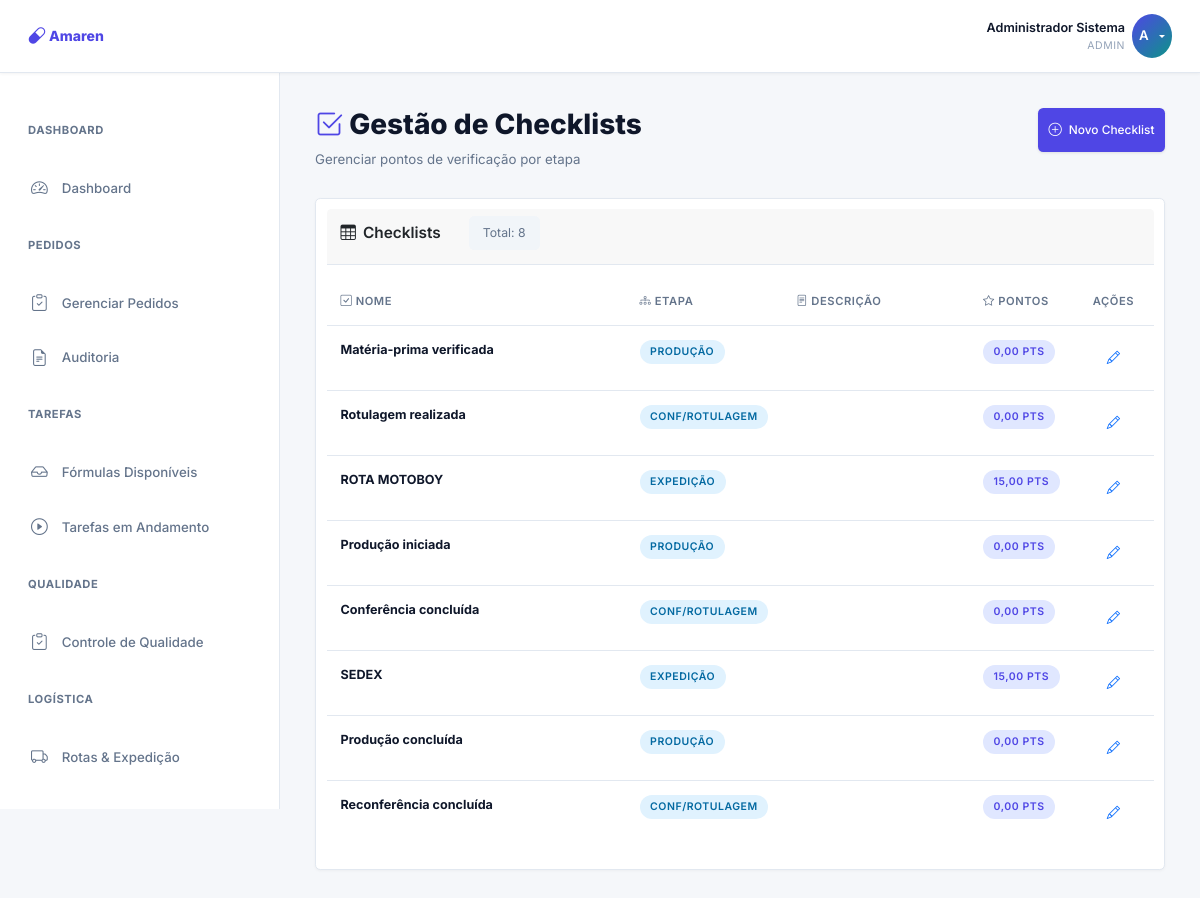
Page /workflow/checklists/ (signed in) on the earlier database version.
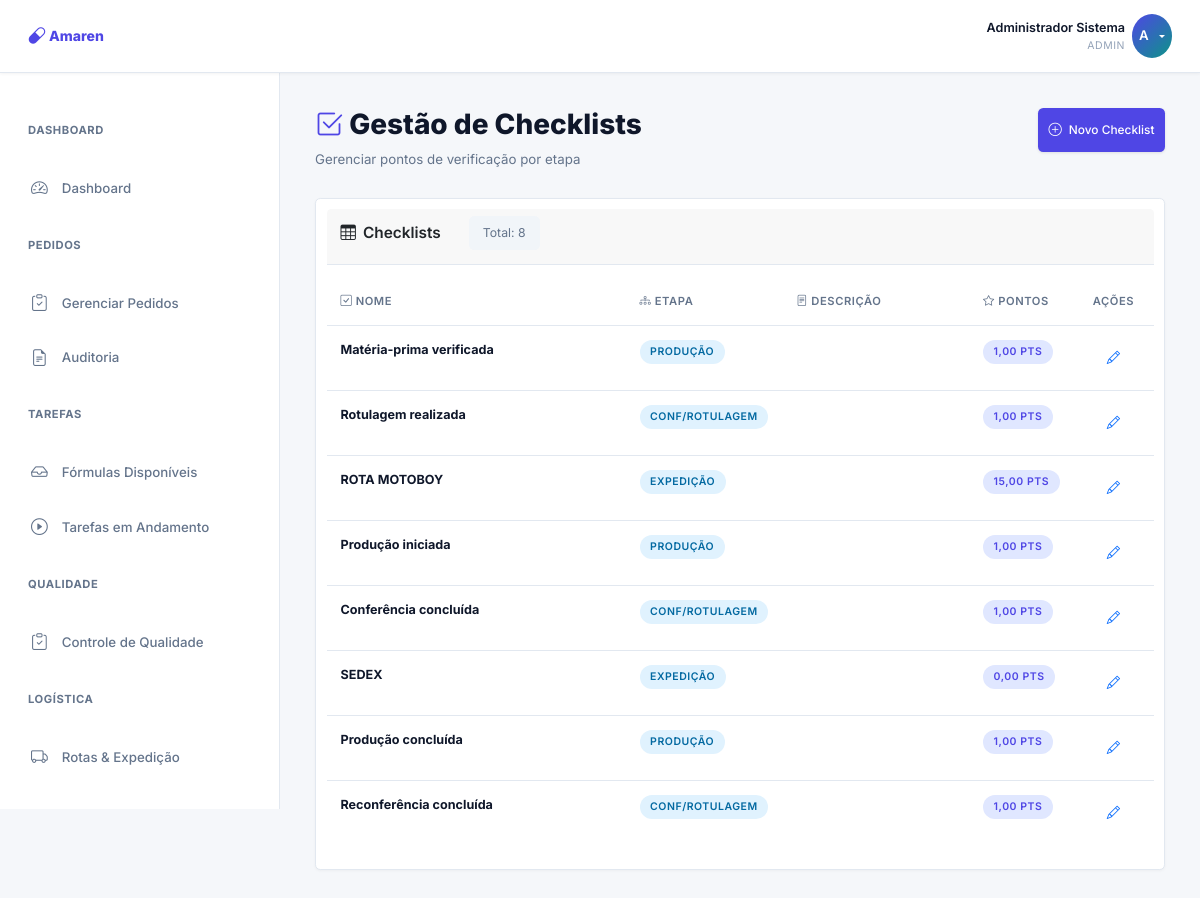
Same page on the later database version.
### core/models.py (models this page shows, shortened)
class Checklist(models.Model):
    etapa = models.ForeignKey(Etapa, on_delete=models.CASCADE, related_name='checklists')
    nome = models.CharField(max_length=200)
    descricao = models.TextField(blank=True)
    pontos_do_check = models.DecimalField(max_digits=10, decimal_places=2)
    obrigatorio = models.BooleanField(default=True)
    ativo = models.BooleanField(default=True)
    ordem = models.IntegerField(default=0)
    criado_em = models.DateTimeField(auto_now_add=True)
    class Meta:
        ordering = ['ordem', 'id']
        verbose_name = 'Checklist'
        verbose_name_plural = 'Checklists'

class Etapa(models.Model):
    nome = models.CharField(max_length=200)
    sequencia = models.IntegerField()
    ativa = models.BooleanField(default=True)
    se_gera_pontos = models.BooleanField(default=True)
    se_possui_checklists = models.BooleanField(default=False)
    se_possui_calculo_por_quantidade = models.BooleanField(default=False)
    pontos_fixos_etapa = models.DecimalField(
        max_digits=10,
        decimal_places=2,
        default=0,
        help_text='Pontos adicionados ao concluir a etapa (além dos checklists, se houver)'
    )
    criado_em = models.DateTimeField(auto_now_add=True)
    atualizado_em = models.DateTimeField(auto_now=True)
    class Meta:
        ordering = ['sequencia']
        verbose_name = 'Etapa'
        verbose_name_plural = 'Etapas'

### workflow/views.py (the view)
# urls.py: path('checklists/', views.lista_checklists, name='checklists'),
@login_required
def lista_checklists(request):
    if not check_admin_permission(request.user):
        messages.error(request, 'Acesso negado.')
        return redirect('dashboard:home')
    checklists = Checklist.objects.all().select_related('etapa')
    context = {
        'checklists': checklists,
    }
    return render(request, 'workflow/checklists.html', context)

### workflow/views.py (called while the page is built)
def check_admin_permission(user):
    return (user.groups.filter(name__in=['Superadmin', 'Gerente']).exists() or user.is_superuser)

### templates/workflow/checklists.html (shortened to what this page needs)
{% extends 'base.html' %}
{% block content %}
<div class="page-header">
    <div>
        <h1>
            <i class="bi bi-check2-square" style="color: #4f46e5;"></i> Gestão de Checklists
        </h1>
        <p>Gerenciar pontos de verificação por etapa</p>
    </div>
    <a href="/admin/core/checklist/add/" class="btn btn-primary">
        <i class="bi bi-plus-circle"></i> Novo Checklist
    </a>
</div>
<div class="card">
    <div class="card-header">
        <div class="card-header-flex">
            <h3 class="card-title" style="margin: 0;">
                <i class="bi bi-table"></i> Checklists
            </h3>
            <span class="badge-count">
                Total: {{ checklists|length }}
            </span>
        </div>
    </div>
    <div class="card-body p-0">
        <div class="table-wrapper">
            <table class="table">
                <thead>
                    <tr>
                        <th data-label="Nome"><i class="bi bi-check-square"></i> Nome</th>
                        <th style="width: 150px;" data-label="Etapa"><i class="bi bi-diagram-3"></i> Etapa</th>
                        <th data-label="Descrição"><i class="bi bi-file-text"></i> Descrição</th>
                        <th style="width: 100px;" data-label="Pontos"><i class="bi bi-star"></i> Pontos</th>
                        <th style="width: 80px; text-align: center;">Ações</th>
                    </tr>
                </thead>
                <tbody>
                    {% for checklist in checklists %}
                    <tr>
                        <td><strong>{{ checklist.nome }}</strong></td>
                        <td>
                            {% if checklist.etapa %}
                            <span class="badge" style="background: #e0f2fe; color: #0369a1;">{{ checklist.etapa.nome }}</span>
                            {% else %}
                            <span class="badge" style="background: #f3f4f6; color: #6b7280;">Sem etapa</span>
                            {% endif %}
                        </td>
                        <td><small>{{ checklist.descricao|truncatewords:20 }}</small></td>
                        <td>
                            <span class="badge" style="background: #e0e7ff; color: #4f46e5;">
                                {{ checklist.pontos_do_check }} pts
                            </span>
                        </td>
                        <td style="text-align: center;">
                            <a href="/admin/core/checklist/{{ checklist.id }}/change/" class="btn btn-sm btn-outline-primary" title="Editar checklist">
                                <i class="bi bi-pencil"></i>
                            </a>
                        </td>
                    </tr>
                    {% endfor %}
                </tbody>
            </table>
        </div>
    </div>
</div>
{% endblock %}

### templates/base.html (shortened to what this page needs)
{% load static %}
<!DOCTYPE html>
<html lang="pt-BR">
<head>
    <link href="https://cdn.jsdelivr.net/npm/bootstrap@5.3.0/dist/css/bootstrap.min.css" rel="stylesheet">
    <link rel="stylesheet" href="https://cdn.jsdelivr.net/npm/bootstrap-icons@1.11.0/font/bootstrap-icons.css">
    <link rel="stylesheet" href="{% static 'css/style.css' %}">
</head>
<body>
    {% if user.is_authenticated %}
        <nav class="navbar">
            <div class="navbar-brand">
                <i class="bi bi-capsule"></i> Amaren
            </div>
            <div class="user-menu">
                <div class="user-info">
                    <div class="user-name">{{ user.get_full_name|default:user.username }}</div>
                    <div class="user-role">
                        {% if user.is_superuser %}Admin
                        {% elif user.groups.all %}{{ user.groups.all|first }}
                        {% else %}Funcionário{% endif %}
                    </div>
                </div>
                <div class="dropdown">
                    <button class="user-avatar dropdown-toggle" data-dropdown="user-menu" title="Menu do usuário">
                        {{ user.first_name|first|upper }}
                    </button>
                </div>
            </div>
        </nav>
        <div class="layout">
            {% if user.is_superuser or user.groups.all.0.name == 'Superadmin' or user.groups.all.0.name == 'Gerente' %}
                <aside class="sidebar">
                    {% include 'includes/sidebar_gerente_admin.html' %}
                </aside>
            {% elif user.groups.all.0.name == 'Funcionário' %}
                <aside class="sidebar">
                    {% include 'includes/sidebar_funcionario.html' %}
                </aside>
            {% endif %}
            <main class="main-content">
                {% block content %}{% endblock %}
            </main>
        </div>
    {% else %}
        {% block login_content %}{% endblock %}
    {% endif %}
</body>
</html>

### templates/includes/sidebar_gerente_admin.html (shortened to what this page needs)
<div class="sidebar-title">Dashboard</div>
<ul style="list-style: none; padding: 0; margin: 0;">
    {% if user.is_superuser or user.groups.all.0.name == 'Superadmin' %}
        <li>
            <a class="sidebar-link {% if request.resolver_match.url_name == 'superadmin' %}active{% endif %}" href="{% url 'dashboard:superadmin' %}">
                <i class="bi bi-speedometer2"></i>
                <span>Dashboard</span>
            </a>
        </li>
    {% endif %}
</ul>
<div class="sidebar-title">Pedidos</div>
<ul style="list-style: none; padding: 0; margin: 0;">
    <li>
        <a class="sidebar-link {% if request.resolver_match.url_name == 'pedidos' %}active{% endif %}" href="{% url 'dashboard:pedidos' %}">
            <i class="bi bi-clipboard-check"></i>
            <span>Gerenciar Pedidos</span>
        </a>
    </li>
    {% if user.is_superuser or user.groups.all.0.name == 'Superadmin' %}
    <li>
        <a class="sidebar-link {% if request.resolver_match.url_name == 'auditoria' %}active{% endif %}" href="{% url 'dashboard:auditoria' %}">
            <i class="bi bi-file-earmark-text"></i>
            <span>Auditoria</span>
        </a>
    </li>
    {% endif %}
</ul>
<div class="sidebar-title">Tarefas</div>
<ul style="list-style: none; padding: 0; margin: 0;">
    <li>
        <a class="sidebar-link {% if request.resolver_match.url_name == 'formulas_disponiveis' %}active{% endif %}" href="{% url 'dashboard:formulas_disponiveis' %}">
            <i class="bi bi-inbox"></i>
            <span>Fórmulas Disponíveis</span>
        </a>
    </li>
    <li>
        <a class="sidebar-link {% if request.resolver_match.url_name == 'tarefas_em_andamento' %}active{% endif %}" href="{% url 'dashboard:tarefas_em_andamento' %}">
            <i class="bi bi-play-circle"></i>
            <span>Tarefas em Andamento</span>
        </a>
    </li>
</ul>
<div class="sidebar-title">Qualidade</div>
<ul style="list-style: none; padding: 0; margin: 0;">
    <li>
        <a class="sidebar-link {% if request.resolver_match.url_name == 'controle_qualidade' %}active{% endif %}" href="{% url 'dashboard:controle_qualidade' %}">
            <i class="bi bi-clipboard-check"></i>
            <span>Controle de Qualidade</span>
        </a>
    </li>
</ul>
<div class="sidebar-title">Logística</div>
<ul style="list-style: none; padding: 0; margin: 0;">
    <li>
        <a class="sidebar-link {% if request.resolver_match.url_name == 'rotas_unificada' %}active{% endif %}" href="{% url 'dashboard:rotas_unificada' %}">
            <i class="bi bi-truck"></i>
            <span>Rotas & Expedição</span>
        </a>
    </li>
</ul>
<div class="sidebar-title">Recursos Humanos</div>

### templates/workflow/checklists.html (style rules this page uses)
.page-header { margin-bottom: var(--spacing-lg); display: flex; flex-direction: column; gap: var(--spacing-md); }
@media (min-width: 768px) { .page-header { flex-direction: row; justify-content: space-between; align-items: flex-start; } }
.page-header h1 { font-size: 1.75rem; font-weight: 800; margin: 0; }
@media (min-width: 768px) { .page-header h1 { font-size: 2rem; } }
.page-header p { color: var(--text-secondary); margin: 0.5rem 0 0 0; font-size: 0.95rem; }
.card-header-flex { display: flex; flex-direction: column; gap: var(--spacing-md); justify-content: space-between; align-items: flex-start; }
@media (min-width: 640px) { .card-header-flex { flex-direction: row; gap: var(--spacing-lg); align-items: center; } }
.badge-count { color: var(--text-secondary); white-space: nowrap; padding: 0.5rem 1rem; background: #f1f5f9; border-radius: 0.375rem; font-size: 0.875rem; }
.table-wrapper { overflow-x: auto; }

Differences in the rows shown:
changed Checklist "Matéria-prima verificada": pontos_do_check "0,00" → "1,00"
changed Checklist "Rotulagem realizada": pontos_do_check "0,00" → "1,00"
changed Checklist "Produção iniciada": pontos_do_check "0,00" → "1,00"
changed Checklist "Conferência concluída": pontos_do_check "0,00" → "1,00"
changed Checklist "SEDEX": pontos_do_check "15,00" → "0,00"
changed Checklist "Produção concluída": pontos_do_check "0,00" → "1,00"
changed Checklist "Reconferência concluída": pontos_do_check "0,00" → "1,00"
